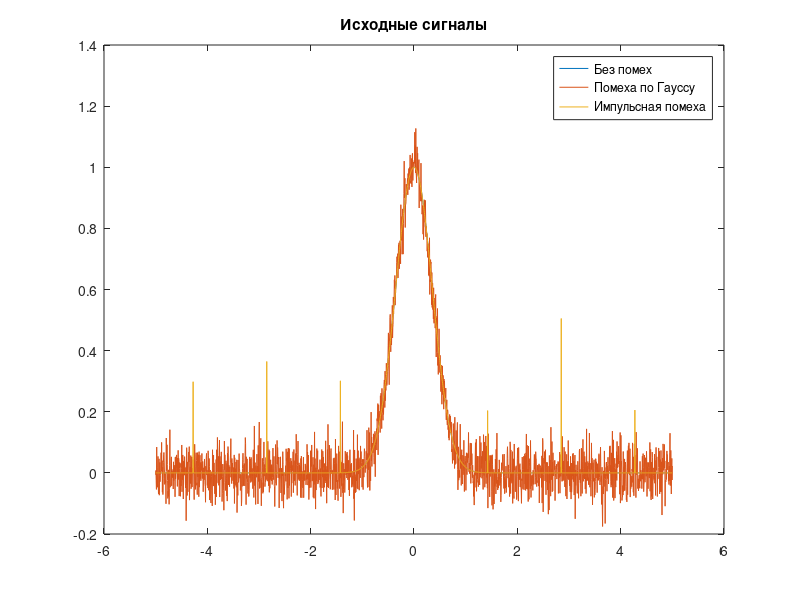
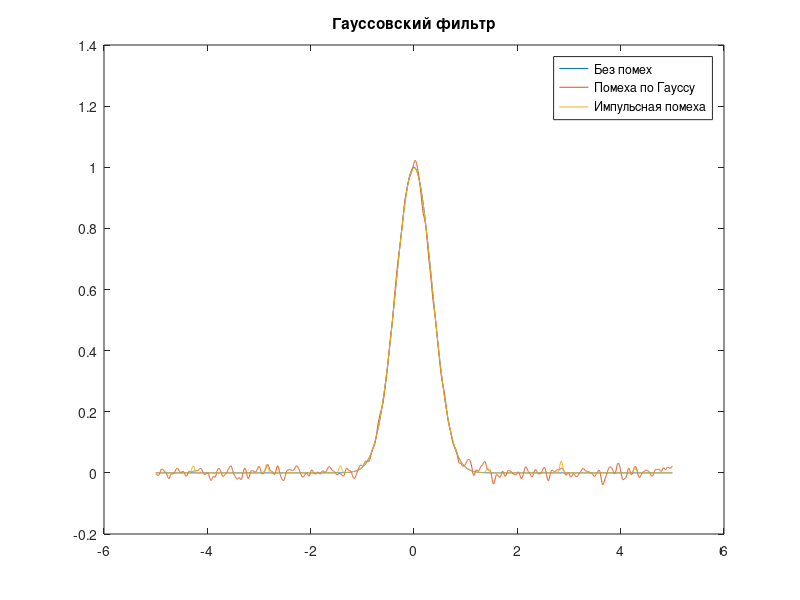
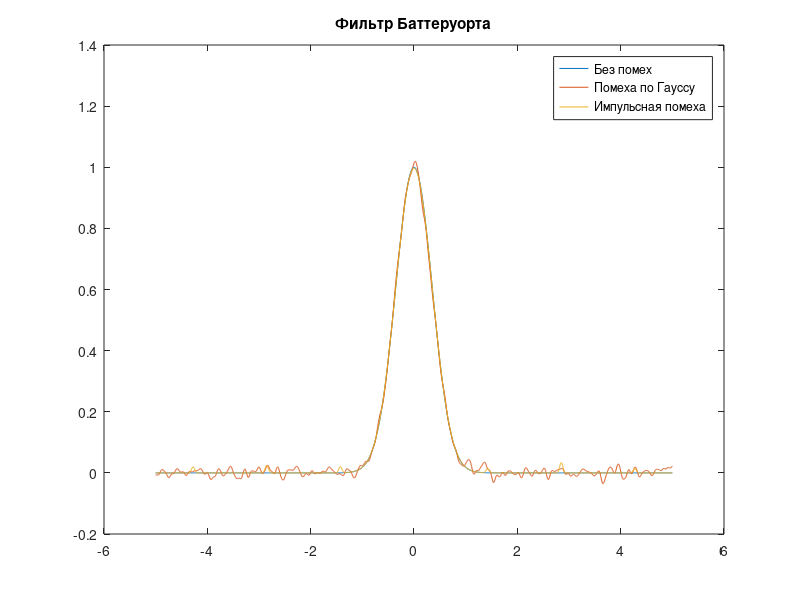
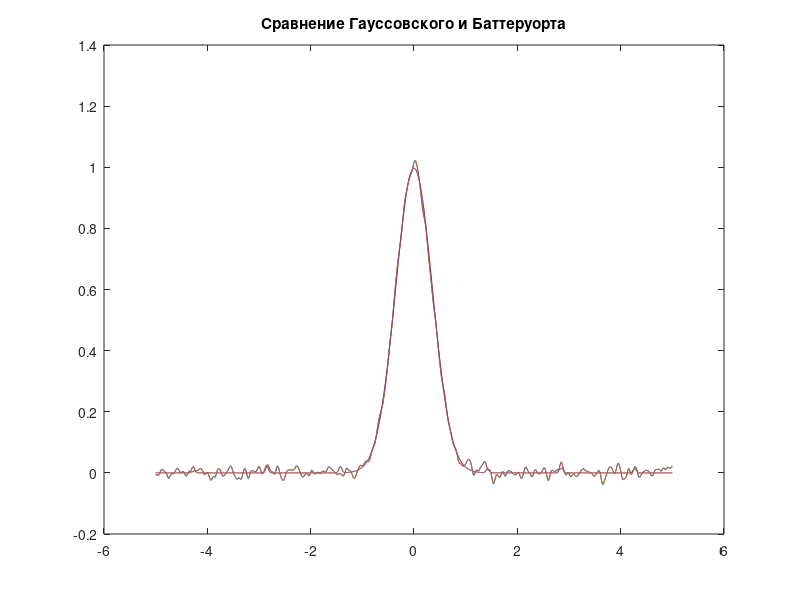

Write the MATLAB code that produced these figures, in order.
pkg load signal;
pkg load statistics;

function lab_04
    % Input parameters
    sigma = 0.5;

    % Borders of calculation
    mult = 5;
    step = 0.005;
    t = -mult:step:mult;

    % Pulse generation
    x0 = gauspls(t, sigma);

    % Gaussian noise generation
    NA = 0;
    NS = 0.05;
    n1 = normrnd(NA,NS,[1 length(x0)]);
    x1 = x0+n1;

    % Impulsive noise generation
    count = 7;
    M = 0.4;
    n2 = impnoise(length(x0),count,M);
    x2 = x0+n2;

    % Calculation of filtering arrays
    [B,A] = butter(6,0.05,'low');
    G = gaussfilt(4,20,'low');
    BB = buttfilt(6,20,'low');

    %
    % PLOTTING
    %
    figure(1);
    plot(t,x0,t,x1,t,x2);
    title('Исходные сигналы');
    legend('Без помех','Помеха по Гауссу','Импульсная помеха');

    % figure(2)
    % plot(t,x0,t,filtfilt(B,A,x1),t,filtfilt(B,A,x2));
    % title('Recursive Butterworth filtering');
    % legend('Without noise','Gaussian noise','Impulsive noise');

    figure(2);
    plot(t,x0,t,filtfilt(G,1,x1),t,filtfilt(G,1,x2));
    title('Гауссовский фильтр');
    legend('Без помех','Помеха по Гауссу','Импульсная помеха');

    figure(3);
    plot(t,x0,t,filtfilt(BB,1,x1),t,filtfilt(BB,1,x2));
    title('Фильтр Баттеруорта');
    legend('Без помех','Помеха по Гауссу','Импульсная помеха');
    
    figure(4);
    plot(t, filtfilt(G,1,x1), t, filtfilt(BB,1,x1), t, filtfilt(G,1,x2), t, filtfilt(BB,1,x2));
    title('Сравнение Гауссовского и Баттеруорта');
end

% Gaussian pulse generation
function y = gauspls(x,s)
    y = exp(-(x/s).^2);
end

% Impulsive noise generation
function y = impnoise(size,N,mult)
    step = floor(size/N);
    y = zeros(1,size);
    for i = 1:floor(N/2)
        y(round(size/2)+i*step) = mult*(0.5+rand);
        y(round(size/2)-i*step) = mult*(0.5+rand);
    end
end

% Non-recursive Butterworth implementation
function y = buttfilt(D,size,type)
    x = linspace(-size/2,size/2,size);
    if (strcmp(type,'low'))
        y = 1./(1+(x./D).^4);
    elseif (strcmp(type,'high'))
        y = 1./(1+(D./x).^4);
    else
        y = x*sum(x);
    end
    y = y/sum(y);
end

% Нерекурсивное Гаусовское
function y = gaussfilt(sigma,size,type)
    x = linspace(-size/2,size/2,size);
    if (strcmp(type,'low'))
        y = exp(-x.^2/(2*sigma^2));
    elseif (strcmp(type,'high'))
        y = 1 - exp(-x.^2/(2*sigma^2));
    else
        y = x*sum(x);
    end
    y = y/sum(y);
end

lab_04;